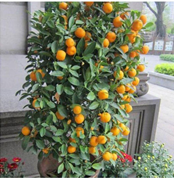
#> input picture image1.png, 174 x 178 px
$ jupyter execute 'Case2- Filter oranges.ipynb'
#> lines starting #> are read from the running program, lines starting #| are printed output that depends on the picture; after the words box and inside, x2 and y2 are one past the last pixel; in counts of white or black regions, pixels touching at a corner belong together
[cell 1]
import numpy as np
import cv2
import matplotlib.pyplot as plt
from mpl_toolkits.mplot3d import Axes3D
from matplotlib import cm
from matplotlib import colors

[cell 2]
#Loading image file
img = cv2.imread('image1.png')
#> img is the input picture: shape (178, 174, 3); mean B, G, R 103.5, 127, 123.6
orange = cv2.cvtColor(img, cv2.COLOR_BGR2RGB) #by default, opencv reads images in BGR format

plt.imshow(orange)
plt.show()

[cell 3]
r, g, b = cv2.split(orange) #splits the image into by its colour
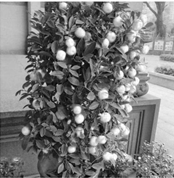
#> r: shape (178, 174); min 0, max 255, mean 123.6
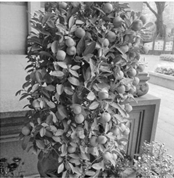
#> g: shape (178, 174); min 0, max 255, mean 127
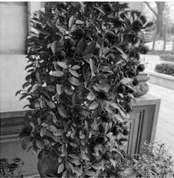
#> b: shape (178, 174); min 0, max 255, mean 103.5
pixel_colors = orange.reshape((np.shape(orange)[0]*np.shape(orange)[1], 3))#setting up pixel colours
norm = colors.Normalize(vmin=-1.,vmax=1.) #Normalizing the pixels
norm.autoscale(pixel_colors)
pixel_colors = norm(pixel_colors).tolist() #image pixels flattened into a list for facecolors parameter
#> pixel_colors = 30972 items

[cell 4]
#Visualize the image in RGB colour space
fig = plt.figure()
axis = fig.add_subplot(1, 1, 1, projection="3d")
axis.scatter(r.flatten(), g.flatten(), b.flatten(), facecolors=pixel_colors, marker=".")
axis.set_xlabel("Red")
axis.set_ylabel("Green")
axis.set_zlabel("Blue")
plt.show()
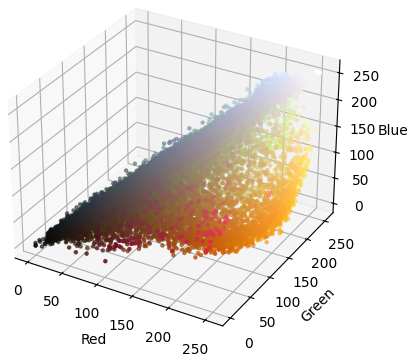
#> figure drawn by matplotlib, 1 panel

[cell 5]
#Comparing the above rgb colour-space with hsv to understand the colour segmentation
hsv_orange = cv2.cvtColor(orange, cv2.COLOR_RGB2HSV) #converting image from rgb to hsv
#> hsv_orange: shape (178, 174, 3); mean H, S, V 61.4, 68.9, 135.7

h, s, v = cv2.split(hsv_orange)
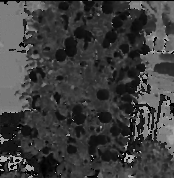
#> h: shape (178, 174); min 0, max 179, mean 61.4
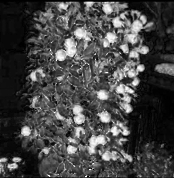
#> s: shape (178, 174); min 0, max 255, mean 68.9
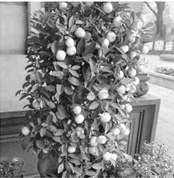
#> v: shape (178, 174); min 0, max 255, mean 135.7
fig = plt.figure()
axis = fig.add_subplot(1, 1, 1, projection="3d")

axis.scatter(h.flatten(), s.flatten(), v.flatten(), facecolors= pixel_colors, marker=".")
axis.set_xlabel("Hue")
axis.set_ylabel("Saturation")
axis.set_zlabel("Value")
plt.show()
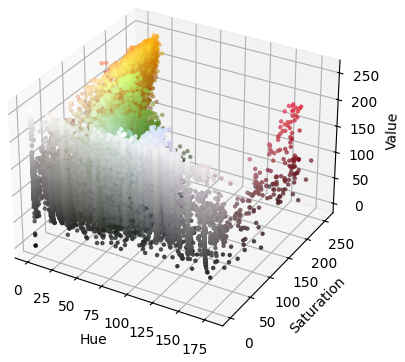
#> figure drawn by matplotlib, 1 panel

[cell 6]
lower_boundary = (10, 100, 20) #Orange colour thresholds
upper_boundary = (25, 255, 255)
mask = cv2.inRange(hsv_orange, lower_boundary, upper_boundary) #returns an array of 0, 1
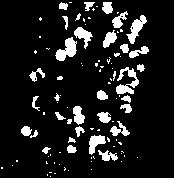
#> mask: shape (178, 174); 11.2% white; 98 white regions (64 under 20 px), largest, box (x1, y1, x2, y2) and area: (116, 67, 139, 94) 291, (55, 37, 77, 61) 282, (126, 15, 147, 44) 244
result = cv2.bitwise_and(orange, orange, mask=mask)
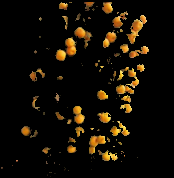
#> result: shape (178, 174, 3); mean R, G, B 19.1, 13.4, 4.7

[cell 7]
# plt.subplot(1, 2, 1)
# plt.imshow(mask, cmap="gray")

fig = plt.subplot()
plt.subplot(1, 2, 1)
plt.imshow(orange)

plt.subplot(1, 2, 2)
plt.imshow(result)
plt.show()
